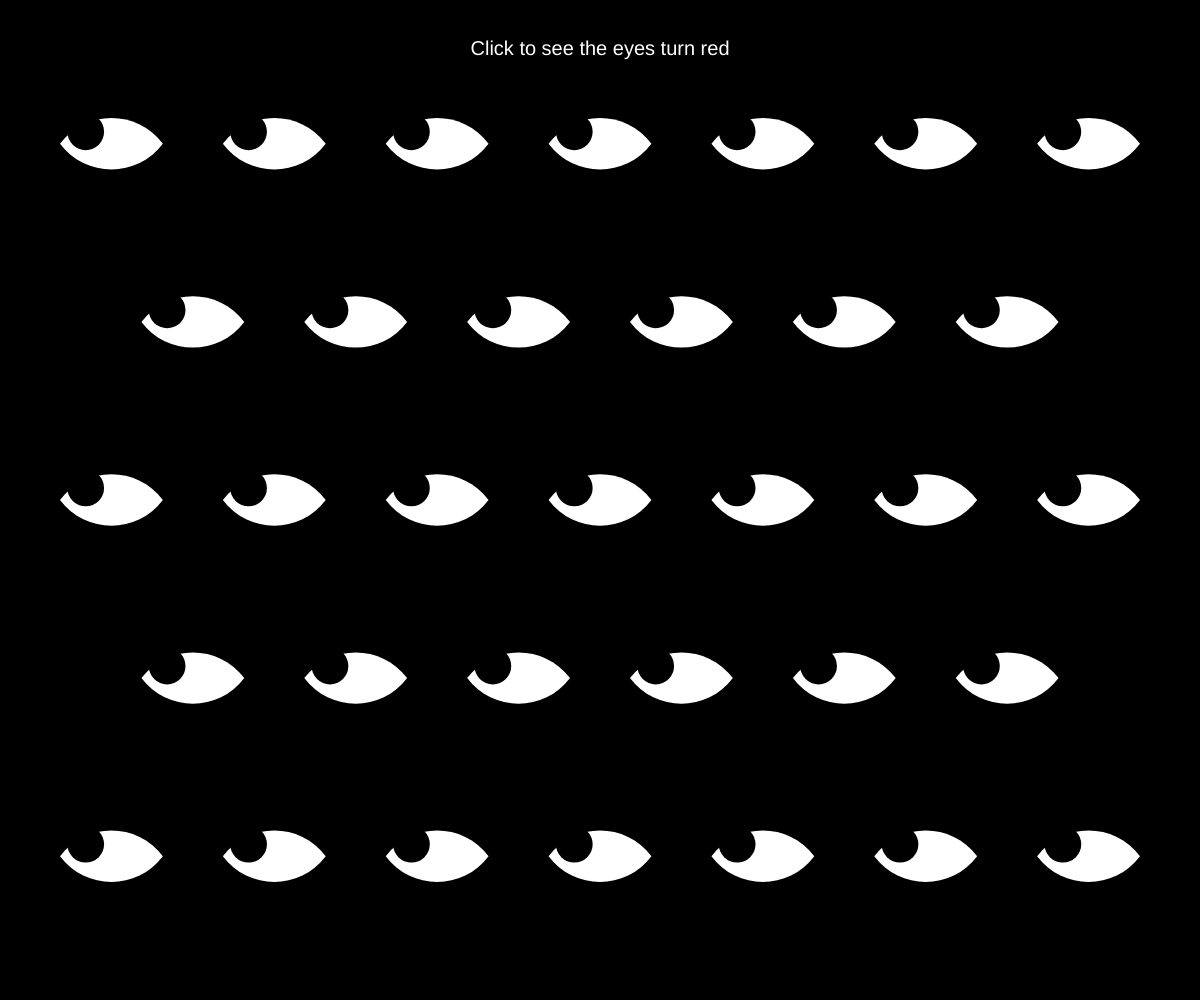
Frame 1 (no input)
Frame 60 (no input): identical to frame 1, image omitted
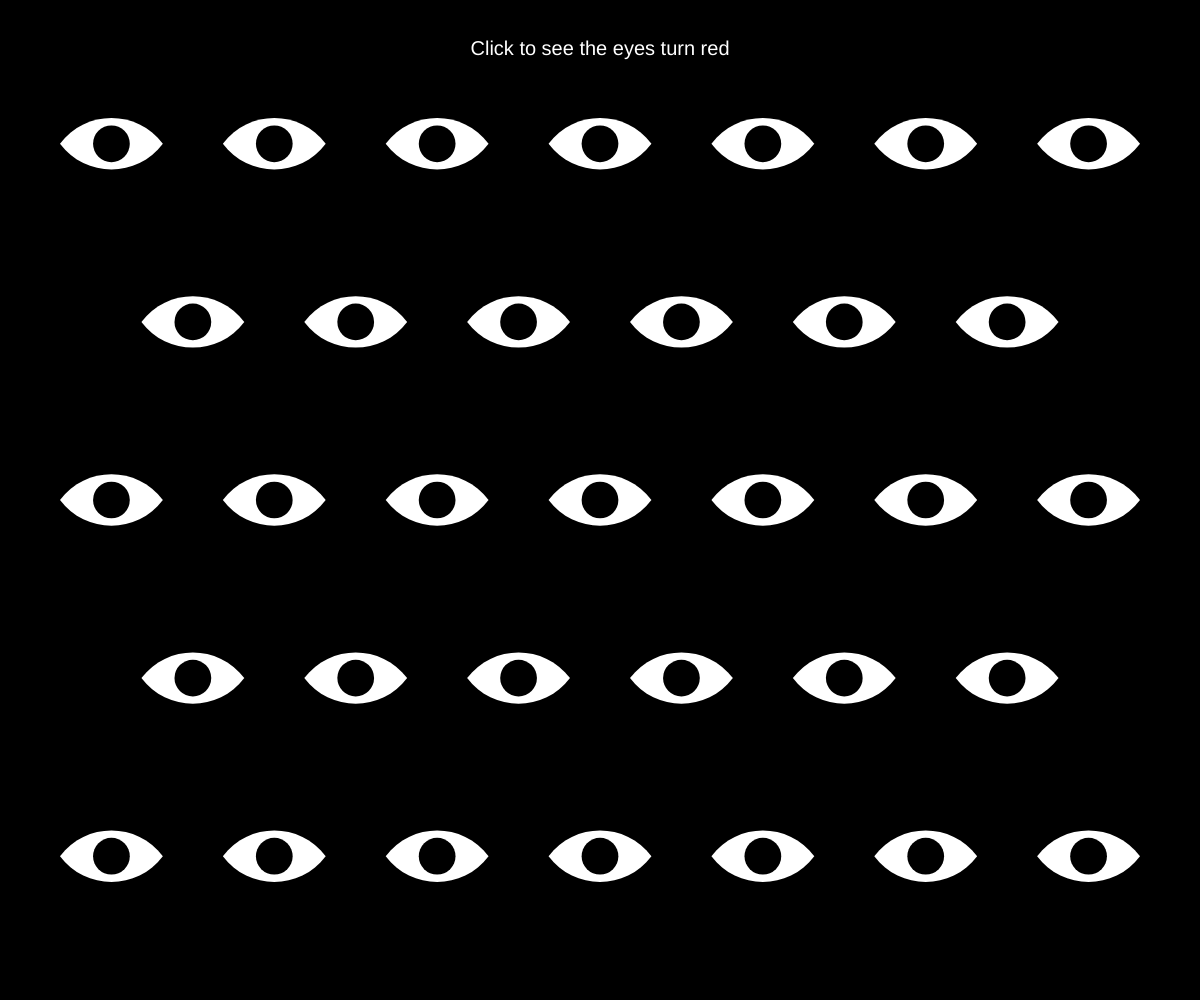
Frame 120 (the mouse pressed at the canvas centre since frame 60)

The p5.js sketch that drew these frames (run headless with seeded random() and noise() and a simulated clock; from frame 60 on, the mouse is pressed at the canvas centre):

// p5.js sketch
// ── sketch.js
let eyes = [], //create two arrays
  pupils = [];
let eyeWidth,
  eyeHeight,
  pupil,
  verticalSpace,
  startX,
  startY,
  randomEye,
  xpupil,
  ypupil,
  rando,
  colorPupil;
const orizontalSpace = 60;

function setup() {
  createCanvas(windowWidth, windowHeight);
  background("black");
  //define the sizes of the eyes and their pupils basing them on the window's size to adapt them by keeping always the same proportions
  eyeWidth = (windowWidth - 8 * orizontalSpace) / 14; //the width is based on a line containing 7 eyes
  eyeHeight = eyeWidth / 1.5;
  verticalSpace = (windowHeight - 10 * eyeHeight) / 6; //the vertical spacing is calculated base on the height of the eyes and by creating columns of 5 eyes
  pupil = eyeWidth / 1.4;
  //define the starting position of the firts eye and pupil
  startX = orizontalSpace + eyeWidth;
  startY = verticalSpace + eyeHeight;
  //create a for that fill the two arrays with objects created by using the classes that take the positions to create eyes and pupils
  for (let i = 0; i < 3; i++) {
    //to check the row
    for (let k = 0; k < 7; k++) {
      //to check the column
      eyes.push(new Eye(startX, startY));
      pupils.push(new Pupil(startX, startY));
      startX = startX + orizontalSpace + 2 * eyeWidth; //the x position incrises every time
    }
    startX = orizontalSpace + eyeWidth;
    startY = startY + 2 * (verticalSpace + 2 * eyeHeight); //the y position incrises when switching line
  }
  //restoring the starting positions for the first eye of the lines composed by 6 eyes instead of 7
  startX = 1.5 * orizontalSpace + 2 * eyeWidth;
  startY = 2 * verticalSpace + 3 * eyeHeight;
  for (let c = 0; c < 2; c++) {
    for (let k = 0; k < 6; k++) {
      eyes.push(new Eye(startX, startY));
      pupils.push(new Pupil(startX, startY));
      startX = startX + orizontalSpace + 2 * eyeWidth;
    }
    startX = 1.5 * orizontalSpace + 2 * eyeWidth;
    startY = startY + 2 * (verticalSpace + 2 * eyeHeight);
  }
}

function draw() {
  background("black");
  //create a for that calls the function show for each object contained in the array
  for (let m = 0; m < eyes.length; m++) {
    eyes[m].show();
    pupils[m].show();
  }
  //create the text and put it in the center
  textAlign(CENTER);
  textFont("Helvetica");
  textSize(20);
  fill("white");
  text("Click to see the eyes turn red", windowWidth / 2, verticalSpace / 2);
}

//class eye that gets the position of the eye as an input
class Eye {
  constructor(positionX, positionY) {
    this.x = positionX;
    this.y = positionY;
  }

  //function show that defines which shape each eye has and its style
  show() {
    push();
    translate(this.x, this.y);
    beginShape();
    vertex(-eyeWidth, 0);
    noStroke();
    fill("white");
    bezierVertex(
      -eyeWidth / 2,
      -eyeHeight,
      eyeWidth / 2,
      -eyeHeight,
      eyeWidth,
      0
    );
    bezierVertex(
      eyeWidth / 2,
      eyeHeight,
      -eyeWidth / 2,
      eyeHeight,
      -eyeWidth,
      0
    );
    endShape();
    pop();
  }
}

//class pupil that gets the position of the pupil as an input. It also sets the default fill color as black
class Pupil {
  constructor(positionX, positionY) {
    this.xp = positionX;
    this.yp = positionY;
    this.colore = "black";
  }
  //function show that defines which shape each pupil has and its style
  show() {
    push();
    translate(this.xp, this.yp);
    fill(this.colore);
    noStroke();
    //the pupil's position follows the mouse inside of a range
    xpupil = map(mouseX, 0, width, -eyeWidth * 0.5, eyeWidth * 0.5, true);
    ypupil = map(mouseY, 0, height, -eyeHeight * 0.35, eyeHeight * 0.35, true);
    ellipse(xpupil, ypupil, pupil);
    pop();
  }
}

//function activated when the window is resized, it defines the new default values by updating the old values
function windowResized() {
  createCanvas(windowWidth, windowHeight);
  background("black");
  eyeWidth = (windowWidth - 8 * orizontalSpace) / 14;
  eyeHeight = eyeWidth / 1.5;
  verticalSpace = (windowHeight - 10 * eyeHeight) / 6;
  pupil = eyeWidth / 1.4;
  startX = orizontalSpace + eyeWidth;
  startY = verticalSpace + eyeHeight;
  let t = 0; //to keep track of whick object inside of the arrays is being modifed
  for (let i = 0; i < 3; i++) {
    for (let k = 0; k < 7; k++) {
      //instead of creating new objects the positions of the existing ones are being modified based on the new window size
      eyes[t].x = startX;
      eyes[t].y = startY;
      pupils[t].xp = startX;
      pupils[t].yp = startY;
      startX = startX + orizontalSpace + 2 * eyeWidth;
      t++;
    }
    startX = orizontalSpace + eyeWidth;
    startY = startY + 2 * (verticalSpace + 2 * eyeHeight);
  }
  startX = 1.5 * orizontalSpace + 2 * eyeWidth;
  startY = 2 * verticalSpace + 3 * eyeHeight;
  for (let c = 0; c < 2; c++) {
    for (let k = 0; k < 6; k++) {
      eyes[t].x = startX;
      eyes[t].y = startY;
      pupils[t].xp = startX;
      pupils[t].yp = startY;
      startX = startX + orizontalSpace + 2 * eyeWidth;
      t++;
    }
    startX = 1.5 * orizontalSpace + 2 * eyeWidth;
    startY = startY + 2 * (verticalSpace + 2 * eyeHeight);
  }
}

//create the function that allows to change a random eye's pupil color when the mouse is clicked
function mouseClicked() {
  rando = round(random(0, pupils.length - 1));
  for (let i = 0; i < pupils.length; i++) {
    if (rando != i) {
      pupils[i].colore = "black";
    } else {
      pupils[i].colore = "red";
    }
  }
}
